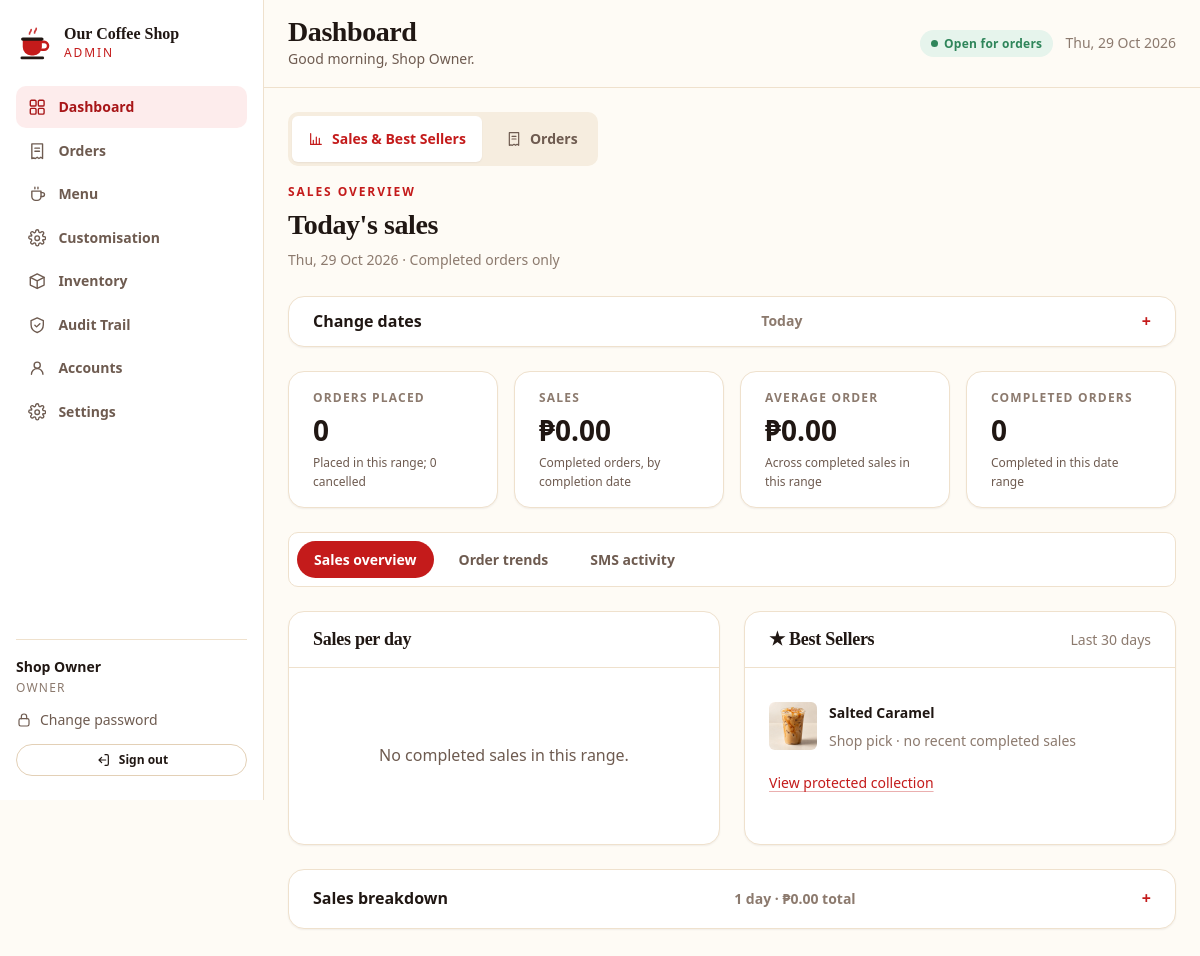
The page /admin-site/index.php (signed in) on the database its author committed.
### tables this page shows
CREATE TABLE `products` (
  `id`            INT UNSIGNED NOT NULL AUTO_INCREMENT,
  `category_id`   INT UNSIGNED NOT NULL,
  `name`          VARCHAR(120) NOT NULL,
  `slug`          VARCHAR(140) NOT NULL,
  `description`   VARCHAR(400) NULL,
  `price`         DECIMAL(10,2) NOT NULL,
  `image_path`    VARCHAR(255) NULL,
  `is_available`  TINYINT(1)   NOT NULL DEFAULT 1,
  `is_featured`   TINYINT(1)   NOT NULL DEFAULT 0,
  `sort_order`    SMALLINT     NOT NULL DEFAULT 0,
  `created_at`    TIMESTAMP    NOT NULL DEFAULT CURRENT_TIMESTAMP,
  `updated_at`    TIMESTAMP    NOT NULL DEFAULT CURRENT_TIMESTAMP ON UPDATE CURRENT_TIMESTAMP,
  PRIMARY KEY (`id`),
  UNIQUE KEY `uq_product_slug` (`slug`),
  KEY `idx_product_category` (`category_id`),
  KEY `idx_product_available` (`is_available`),
  CONSTRAINT `fk_product_category` FOREIGN KEY (`category_id`)
    REFERENCES `categories` (`id`) ON DELETE CASCADE ON UPDATE CASCADE
);

### shared/reporting.php (called while the page is built, shortened)
<?php
require_once __DIR__ . '/db.php';
function report_date_range(string $from, string $to): array
{
    $today = new DateTimeImmutable('today');
    $parse = static function (string $value): ?DateTimeImmutable {
        $date = DateTimeImmutable::createFromFormat('!Y-m-d', $value);
        return $date && $date->format('Y-m-d') === $value ? $date : null;
    };
    $start = $parse($from) ?? $today;
    $end = $parse($to) ?? $today;
    $end = min($end, $today);
    $start = min($start, $end);
    $start = max($start, $end->modify('-365 days'));
    return [$start->format('Y-m-d'), $end->format('Y-m-d')];
}
function daily_sales(string $from, string $to): array
{
    $rows = db_all("SELECT DATE(COALESCE(completed_at, placed_at)) AS day,
        COUNT(*) AS orders, SUM(total) AS revenue
        FROM orders WHERE status = 'completed'
        AND COALESCE(completed_at, placed_at) >= ? AND COALESCE(completed_at, placed_at) < ?
        GROUP BY DATE(COALESCE(completed_at, placed_at)) ORDER BY day",
        [$from . ' 00:00:00', date('Y-m-d', strtotime($to . ' +1 day')) . ' 00:00:00']);
    $byDay = array_column($rows, null, 'day');
    $days = [];
    for ($day = new DateTimeImmutable($from); $day <= new DateTimeImmutable($to); $day = $day->modify('+1 day')) {
        $key = $day->format('Y-m-d');
        $days[] = $byDay[$key] ?? ['day' => $key, 'orders' => 0, 'revenue' => '0.00'];
    }
    return $days;
}

### shared/helpers.php (called while the page is built, shortened)
<?php
function e(?string $value): string
{
    return htmlspecialchars($value ?? '', ENT_QUOTES | ENT_SUBSTITUTE, 'UTF-8');
}
function peso(float|string|int $amount): string
{
    return '₱' . number_format((float) $amount, 2);
}
function get_string(string $key, string $default = ''): string
{
    $value = $_GET[$key] ?? $default;
    return is_string($value) ? trim($value) : $default;
}

### shared/db.php (called while the page is built, shortened)
<?php
function db(): PDO
{
    static $pdo = null;
    if ($pdo instanceof PDO) {
        return $pdo;
    }
    $dsn = sprintf(
        'mysql:host=%s;port=%d;dbname=%s;charset=%s',
        DB_HOST,
        DB_PORT,
        DB_NAME,
        DB_CHARSET
    );
    try {
        $pdo = new PDO($dsn, DB_USER, DB_PASS, [
            PDO::ATTR_ERRMODE            => PDO::ERRMODE_EXCEPTION,
            PDO::ATTR_DEFAULT_FETCH_MODE => PDO::FETCH_ASSOC,
            PDO::ATTR_EMULATE_PREPARES   => false,
            PDO::ATTR_STRINGIFY_FETCHES  => false,
        ]);
        $offset = (new DateTime('now', new DateTimeZone(date_default_timezone_get())))->format('P');
        $pdo->exec("SET time_zone = '" . $offset . "'");
    } catch (PDOException $e) {
        error_log('Database connection failed: ' . $e->getMessage());
        if (APP_DEBUG) {
            throw $e;
        }
        http_response_code(503);
        exit('The system is temporarily unavailable. Please try again in a moment.');
    }
    return $pdo;
}
function db_query(string $sql, array $params = []): PDOStatement
{
    $stmt = db()->prepare($sql);
    $stmt->execute($params);
    return $stmt;
}
function db_one(string $sql, array $params = []): ?array
{
    $row = db_query($sql, $params)->fetch();
    return $row === false ? null : $row;
}
function db_all(string $sql, array $params = []): array
{
    return db_query($sql, $params)->fetchAll();
}

### shared/menu-collections.php (called while the page is built, shortened)
<?php
require_once __DIR__ . '/db.php';
function menu_best_sellers(): array
{
    $rows = db_all("SELECT p.*, c.id AS category_id, c.name AS category_name, c.slug AS category_slug,
        sales.quantity AS sold_quantity
        FROM products p JOIN categories c ON c.id = p.category_id
        JOIN (SELECT oi.product_id, SUM(oi.quantity) AS quantity, SUM(oi.line_total) AS revenue
          FROM order_items oi JOIN orders o ON o.id = oi.order_id
          WHERE o.status = 'completed' AND COALESCE(o.completed_at, o.placed_at) >= ?
          AND COALESCE(o.completed_at, o.placed_at) < ? GROUP BY oi.product_id) sales ON sales.product_id = p.id
        WHERE p.is_available = 1 AND c.is_active = 1
        ORDER BY sales.quantity DESC, sales.revenue DESC, p.name ASC, p.id ASC LIMIT 5",
        [date('Y-m-d', strtotime('-29 days')) . ' 00:00:00', date('Y-m-d', strtotime('+1 day')) . ' 00:00:00']);
    $rows = db_all('SELECT p.*, c.id AS category_id, c.name AS category_name, c.slug AS category_slug,
        0 AS sold_quantity FROM products p JOIN categories c ON c.id = p.category_id
        WHERE p.is_available = 1 AND c.is_active = 1
        ORDER BY p.is_featured DESC, p.sort_order ASC, p.id ASC LIMIT 1');
    return ['products' => $rows, 'fallback' => true];
}

### admin-site/partials/analytics.php (the view, shortened to what this page needs)
<?php
require_once __DIR__ . '/../../shared/reporting.php';
require_once __DIR__ . '/../../shared/menu-collections.php';
$today = date('Y-m-d');
[$from, $to] = report_date_range(get_string('from'), get_string('to'));
$rangeStart = $from . ' 00:00:00';
$rangeEnd   = $to . ' 23:59:59';
$range      = [$rangeStart, $rangeEnd];
$totals = db_one(
    "SELECT COUNT(*) AS orders,
            COALESCE(SUM(CASE WHEN status <> 'cancelled' THEN total ELSE 0 END), 0) AS revenue,
            SUM(status = 'completed') AS completed,
            SUM(status = 'cancelled') AS cancelled
     FROM orders WHERE placed_at BETWEEN ? AND ?",
    $range
);
$orderCount = (int) ($totals['orders'] ?? 0);
$cancelled  = (int) ($totals['cancelled'] ?? 0);
$salesDays = daily_sales($from, $to);
$revenue = array_sum(array_column($salesDays, 'revenue'));
$salesCount = array_sum(array_column($salesDays, 'orders'));
$average = $salesCount > 0 ? $revenue / $salesCount : 0;
$menuBest = menu_best_sellers();
?>
<header class="analytics-heading"><div><p class="eyebrow">Sales overview</p><h2><?= $from === $today && $to === $today ? "Today's sales" : 'Sales for selected dates' ?></h2><p class="small subtle"><?= e(date('D, j M Y', strtotime($from))) ?><?= $from !== $to ? ' to ' . e(date('D, j M Y', strtotime($to))) : '' ?> &middot; Completed orders only</p></div></header>
<details class="card analytics-date-control"<?= $from !== $today || $to !== $today ? ' open' : '' ?>>
<summary>Change dates <span class="small subtle"><?= e($from === $today && $to === $today ? 'Today' : $from . ' to ' . $to) ?></span></summary>
</details>
<section class="stat-grid" aria-label="Totals for the selected range">
  <div class="card stat">
    <p class="stat-label">Orders placed</p>
    <p class="stat-value tabular"><?= number_format($orderCount) ?></p>
    <p class="stat-note">Placed in this range; <?= number_format($cancelled) ?> cancelled</p>
  </div>
  <div class="card stat">
    <p class="stat-label">Sales</p>
    <p class="stat-value tabular"><?= peso($revenue) ?></p>
    <p class="stat-note">Completed orders, by completion date</p>
  </div>
  <div class="card stat">
    <p class="stat-label">Average order</p>
    <p class="stat-value tabular"><?= peso($average) ?></p>
    <p class="stat-note">Across completed sales in this range</p>
  </div>
  <div class="card stat">
    <p class="stat-label">Completed orders</p>
    <p class="stat-value tabular"><?= number_format($salesCount) ?></p>
    <p class="stat-note">Completed in this date range</p>
  </div>
</section>
<div class="tabs" data-tabs>
  <div class="tablist" role="tablist" aria-label="Analytics sections">
    <button type="button" class="tab" role="tab" id="tab-sales-tab" aria-controls="tab-sales"
            aria-selected="true" tabindex="0">Sales overview</button>
    <button type="button" class="tab" role="tab" id="tab-orders-tab" aria-controls="tab-orders"
            aria-selected="false" tabindex="-1">Order trends</button>
    <button type="button" class="tab" role="tab" id="tab-sms-tab" aria-controls="tab-sms"
            aria-selected="false" tabindex="-1">SMS activity</button>
  </div>
  <div class="tabpanel chart-grid" role="tabpanel" id="tab-sales" aria-labelledby="tab-sales-tab">
  <section class="card">
    <div class="card-header">
      <h2>Sales per day</h2>
    </div>
    <div class="card-body">
      <?php if ($salesCount === 0): ?>
        <div class="empty"><p class="mb-0">No completed sales in this range.</p></div>
      <?php endif; ?>
    </div>
  </section>
  <section class="card dashboard-best-card">
    <div class="card-header"><h2><span aria-hidden="true">&#9733;</span> Best Sellers</h2><span class="small subtle">Last 30 days</span></div>
    <div class="card-body">
      <ol class="dashboard-best-list" aria-label="Best Sellers collection">
        <?php foreach ($menuBest['products'] as $drink): ?>
          <li>
            <?php if (!empty($drink['image_path'])): ?><img src="<?= e(admin_picture($drink['image_path'])) ?>" alt="" width="48" height="48"><?php else: ?><span class="menu-thumb menu-thumb-empty" aria-hidden="true"><?= admin_icon('icon-cup') ?></span><?php endif; ?>
            <div><strong><?= e($drink['name']) ?></strong><p class="small subtle"><?= $menuBest['fallback'] ? 'Shop pick · no recent completed sales' : (int) $drink['sold_quantity'] . ' sold in completed orders' ?></p></div>
          </li>
        <?php endforeach; ?>
      </ol>
      <a class="small" href="<?= e(admin_url('menu.php')) ?>?category=<?= BEST_SELLERS_CATEGORY_ID ?>">View protected collection</a>
    </div>
  </section>
  <details class="card chart-wide daily-sales-details">
    <summary>Sales breakdown <span class="small subtle"><?= count($salesDays) ?> day<?= count($salesDays) === 1 ? '' : 's' ?> &middot; <?= peso($revenue) ?> total</span></summary>
  </details>
  </div>
</div>

### assets/css/tokens.css (style rules this page uses)
:root { --cream-50: #FEFBF5; --cream-100: #FBF5EA; --cream-200: #F6EDDF; --cream-300: #EFE1CD; --cream-400: #E3D0B6; --red-500: #D42F2F; --red-600: #C41B1B; --red-700: #A81618; --red-800: #8E1416; --red-050: #FDECEC; --ink-900: #201713; --ink-800: #33241D; --ink-700: #4A3529; --ink-500: #6E5B50; --ink-400: #8C7A6E; --ink-300: #B3A396; --status-pending: #B7791F; --status-preparing: #C05621; --status-ready: #2F855A; --status-delivery: #2B6CB0; --status-completed: #4A5568; --status-cancelled: #A02020; --success-bg: #EAF6EF; --success-fg: #216B45; --warning-bg: #FDF3E2; --warning-fg: #8A5A12; --danger-bg: #FDECEC; --danger-fg: #9B1C1C; --info-bg: #EAF1FA; --info-fg: #1F4E85; --bg-page: var(--cream-50); --bg-surface: #FFFFFF; --bg-sunken: var(--cream-100); --bg-accent: var(--cream-200); --border: var(--cream-300); --border-strong:var(--cream-400); --text-primary: var(--ink-900); --text-secondary: var(--ink-500); --text-muted: var(--ink-400); --text-on-accent: #FFFFFF; --accent: var(--red-600); --accent-hover: var(--red-700); --accent-soft: var(--red-050); --font-display: Georgia, 'Iowan Old Style', 'Palatino Linotype', 'Times New Roman', serif; --font-body: system-ui, -apple-system, 'Segoe UI', Roboto, 'Helvetica Neue', Arial, sans-serif; --font-mono: ui-monospace, 'Cascadia Mono', Consolas, 'Courier New', monospace; --text-xs: 0.75rem; --text-sm: 0.875rem; --text-base: 1rem; --text-lg: 1.125rem; --text-xl: 1.375rem; --text-2xl: 1.75rem; --text-3xl: 2.25rem; --text-4xl: 3rem; --text-5xl: 3.75rem; --leading-tight: 1.15; --leading-snug: 1.35; --leading-normal:1.6; --space-1: 0.25rem; --space-2: 0.5rem; --space-3: 0.75rem; --space-4: 1rem; --space-5: 1.5rem; --space-6: 2rem; --space-7: 2.5rem; --space-8: 3rem; --space-10: 4rem; --space-12: 6rem; --radius-sm: 6px; --radius: 10px; --radius-lg: 16px; --radius-xl: 24px; --radius-pill: 999px; --shadow-sm: 0 1px 2px rgba(32, 23, 19, 0.06); --shadow: 0 2px 8px rgba(32, 23, 19, 0.07); --shadow-md: 0 6px 20px rgba(32, 23, 19, 0.09); --shadow-lg: 0 16px 40px rgba(32, 23, 19, 0.13); --ring: 0 0 0 3px rgba(196, 27, 27, 0.28); --container: 1180px; --container-narrow: 760px; --header-height: 76px; --transition: 160ms ease; }

### assets/css/base.css (style rules this page uses)
*, *::before, *::after { box-sizing: border-box; }
html { -webkit-text-size-adjust: 100%; scroll-behavior: smooth; }
body { margin: 0; background: var(--bg-page); color: var(--text-primary); font-family: var(--font-body); font-size: var(--text-base); line-height: var(--leading-normal); -webkit-font-smoothing: antialiased; text-rendering: optimizeLegibility; }
h1, h2, h3, h4, h5, h6 { margin: 0 0 var(--space-3); font-family: var(--font-display); font-weight: 700; line-height: var(--leading-tight); letter-spacing: -0.015em; color: var(--text-primary); }
h2 { font-size: var(--text-3xl); }
p { margin: 0 0 var(--space-4); }
a { color: var(--accent); text-decoration-color: color-mix(in srgb, var(--accent) 35%, transparent); text-underline-offset: 3px; }
img, svg, video { max-width: 100%; height: auto; display: block; }
ul, ol { margin: 0 0 var(--space-4); padding-left: 1.25rem; }
.eyebrow { font-size: var(--text-xs); font-weight: 700; letter-spacing: 0.16em; text-transform: uppercase; color: var(--accent); margin: 0 0 var(--space-2); }
.subtle { color: var(--text-muted); }
.small { font-size: var(--text-sm); }
.tabular { font-variant-numeric: tabular-nums; }
.mb-0 { margin-bottom: 0; }

### assets/css/components.css (style rules this page uses)
.card { background: var(--bg-surface); border: 1px solid var(--border); border-radius: var(--radius-lg); box-shadow: var(--shadow-sm); }
.card-header { padding: var(--space-4) var(--space-5); border-bottom: 1px solid var(--border); display: flex; align-items: center; justify-content: space-between; gap: var(--space-3); min-height: 3.5rem; }
.card-header h2, .card-header h3 { margin: 0; font-size: var(--text-lg); }
.card-body { padding: var(--space-5); }
.empty { text-align: center; padding: var(--space-8) var(--space-5); color: var(--text-secondary); }

### rows shown on the page
products: image_path (picture), name "Salted Caramel"

### other values the page prints
setting('shop_name', APP_NAME) "Our Coffee Shop"
$item['label'] "Dashboard"
$item['label'] "Orders"
$item['label'] "Menu"
$item['label'] "Customisation"
$item['label'] "Inventory"
$item['label'] "Audit Trail"
$item['label'] "Accounts"
$item['label'] "Settings"
$name "Shop Owner"
$heading "Dashboard"
$subtitle "Good morning, Shop Owner."
date('D, j M Y', strtotime($from)) "Thu, 29 Oct 2026"
$orderCount "0"
$cancelled "0"
